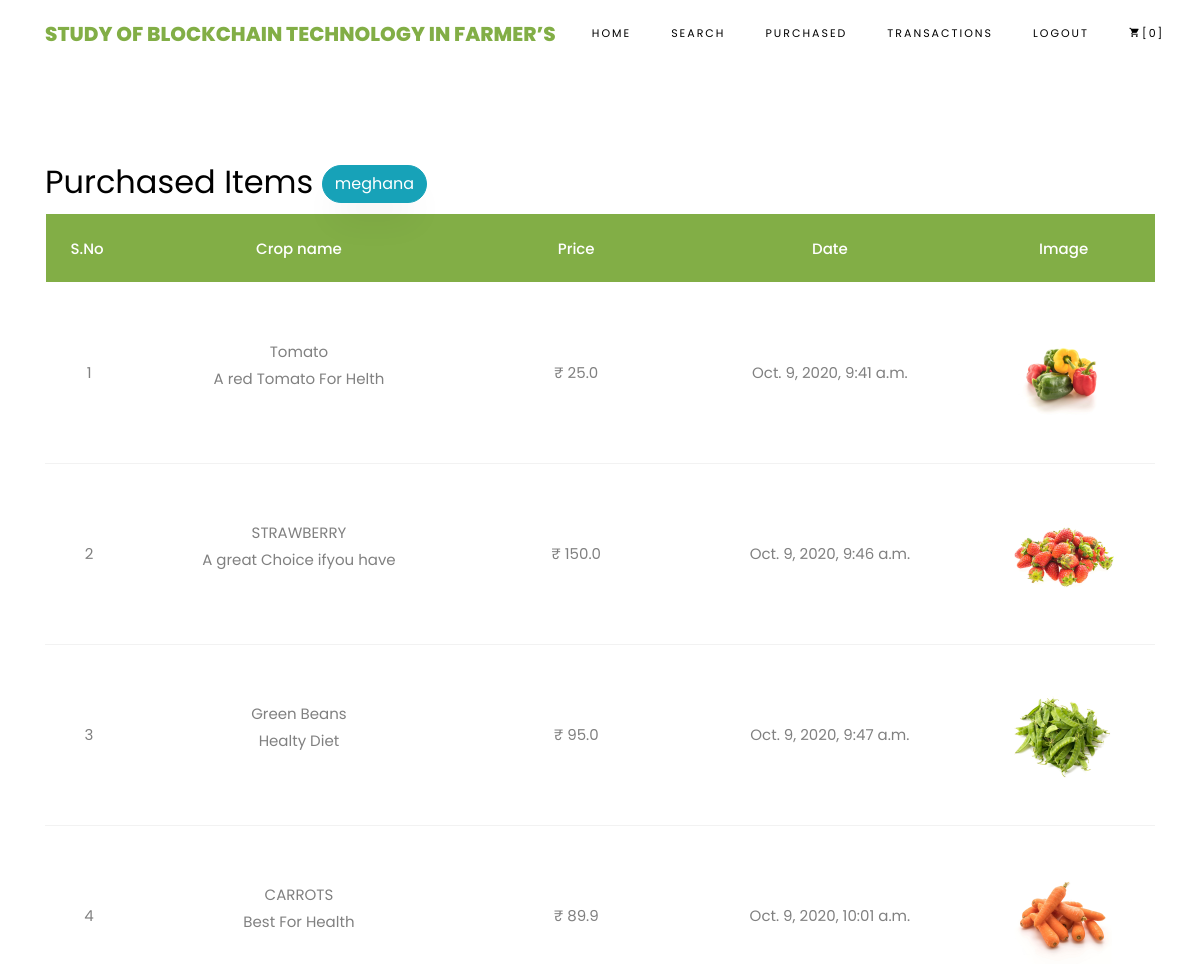
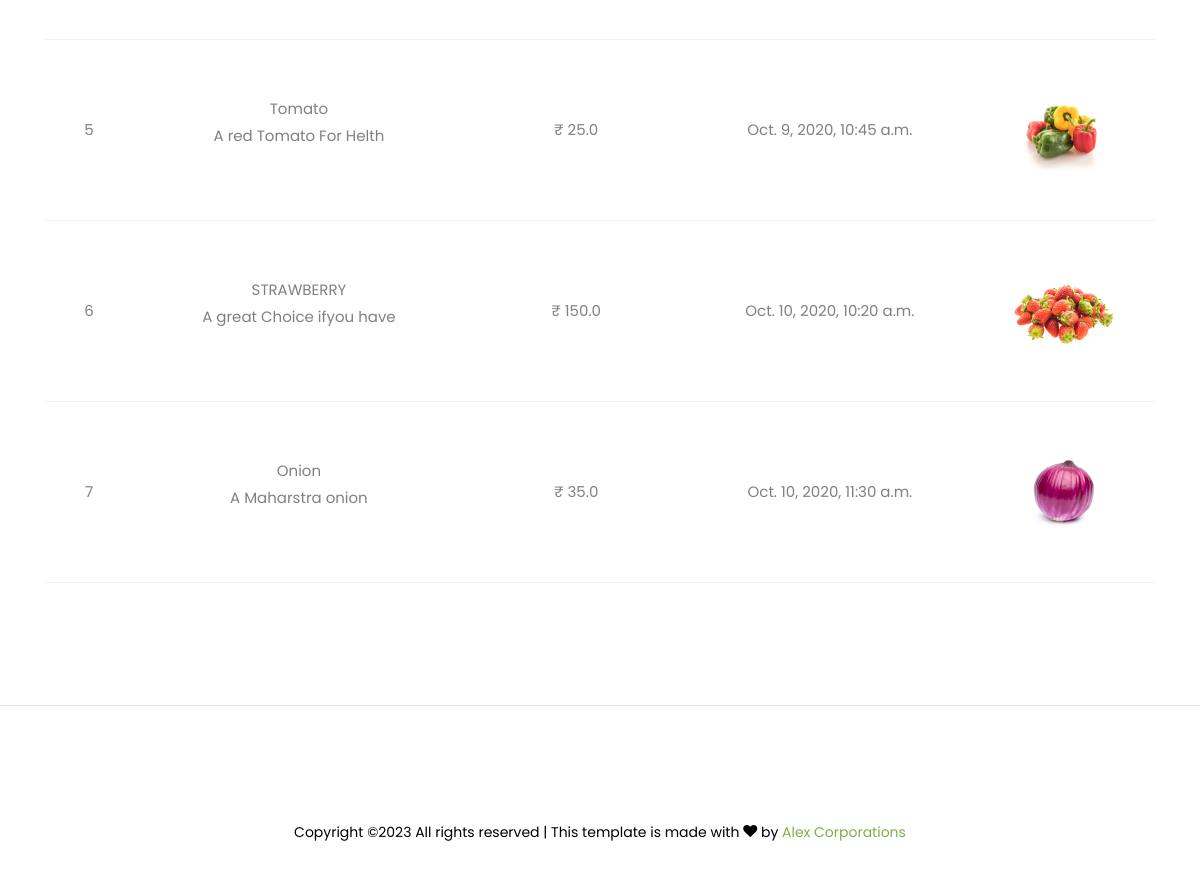
Screenshot of /BuyerViewPurchasedDetails/ (signed in) with the database file from the repository (2 pictures, top to bottom).
### buyers/models.py (models this page shows, shortened)
class BuyerCropCartModels(models.Model):
    buyerusername = models.CharField(max_length=100)
    buyeruseremail = models.CharField(max_length=100)
    sellername = models.CharField(max_length=100)
    cropname = models.CharField(max_length=100)
    description = models.CharField(max_length=100000)
    price = models.FloatField()
    file = models.FileField(upload_to='files/')
    cdate = models.DateTimeField(auto_now_add=True)
    status = models.CharField(max_length=50)
    class Meta:
        db_table = "BuyerCartTable"

### buyers/views.py (the view)
# urls.py: path('BuyerViewPurchasedDetails/', buyer.BuyerViewPurchasedDetails, name='BuyerViewPurchasedDetails'),
def BuyerViewPurchasedDetails(request):
    buyer_name = request.session['loginid']
    cartin = checkCartCount(buyer_name)
    data = BuyerCropCartModels.objects.filter(buyerusername=buyer_name,status='purchased')
    return render(request, 'buyers/BuyersViewPurchasedData.html',{'data':data,'count':cartin})

### buyers/views.py (called while the page is built)
def checkCartCount(buyername):
    cartin = BuyerCropCartModels.objects.filter(buyerusername=buyername,status='waiting').count()
    return cartin

### assets/templates/buyers/BuyersViewPurchasedData.html (shortened to what this page needs)
{%extends 'buyers/buyerbase.html'%}
{%load static%}
{%block contents%}
<section class="ftco-section ftco-cart">
			<div class="container">
				<div class="row">
    			<div class="col-md-12 ftco-animate">
                    <h2>Purchased Items <span class="btn btn-info"> {{request.session.loginid}}</span></h2>
    				<div class="cart-list">
	    				<table class="table">
						    <thead class="thead-primary">
						      <tr class="text-center">
						        <th>S.No&nbsp;</th>
						        <th>Crop name</th>
						        <th>Price</th>
						        <th>Date</th>
						        <th>Image</th>
						      </tr>
						    </thead>
						    <tbody>
                             {% for i in data %}
                          <tr class="text-center">
                        <td>{{forloop.counter}}</td>
                        <td class="product-name">{{i.cropname}} <p>{{i.description}}</p></td>
                        <td class="quantity">&#x20B9; {{i.price}}</td>
                        <td>{{i.cdate}}</td>
                        <td class="image-prod"><div class="img" style="background-image:url({{i.file}});"></div></td>
                    </tr>
                    {% endfor %}
						    </tbody>
						  </table>
					  </div>
    			</div>
    		</div>
			</div>
		</section>
{%endblock%}

### rows the page displays
BuyerCropCartModels: cropname "Tomato", description "A red Tomato For Helth", price "25.0", cdate "Oct. 9, 2020, 9:41 a.m.", file (picture)
BuyerCropCartModels: cropname "STRAWBERRY", description "A great Choice ifyou have", price "150.0", cdate "Oct. 9, 2020, 9:46 a.m.", file (picture)
BuyerCropCartModels: cropname "Green Beans", description "Healty Diet", price "95.0", cdate "Oct. 9, 2020, 9:47 a.m.", file (picture)
BuyerCropCartModels: cropname "CARROTS", description "Best For Health", price "89.9", cdate "Oct. 9, 2020, 10:01 a.m.", file (picture)
BuyerCropCartModels: cropname "Tomato", description "A red Tomato For Helth", price "25.0", cdate "Oct. 9, 2020, 10:45 a.m.", file (picture)
BuyerCropCartModels: cropname "STRAWBERRY", description "A great Choice ifyou have", price "150.0", cdate "Oct. 10, 2020, 10:20 a.m.", file (picture)
BuyerCropCartModels: cropname "Onion", description "A Maharstra onion", price "35.0", cdate "Oct. 10, 2020, 11:30 a.m.", file (picture)

### other values shown
{{ count }} "0"
{{ request.session.loginid }} "meghana"
